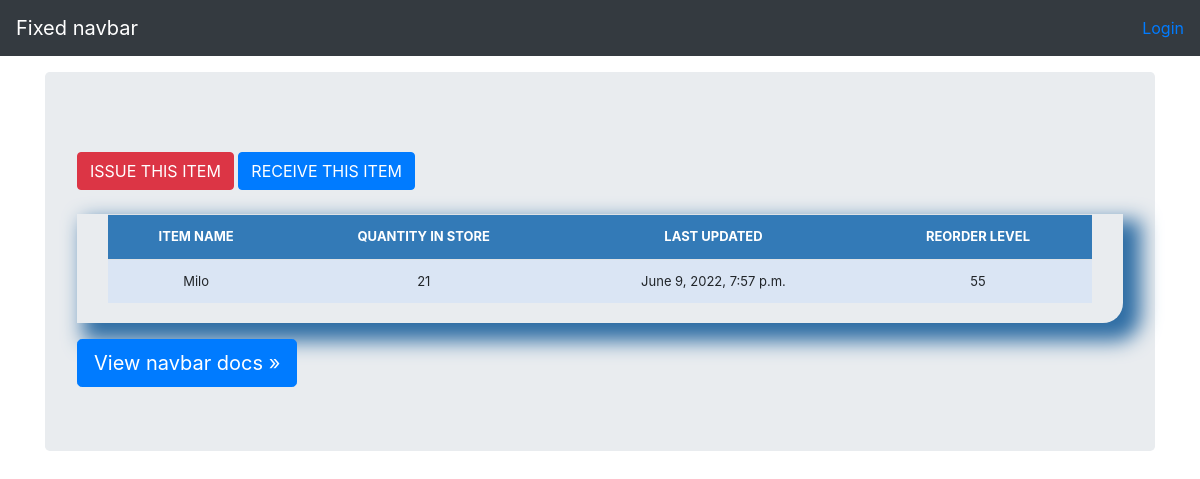
Page /stock_detail/11/ on the committed database.
### stockManagementSystem/models.py (models this page shows, shortened)
class Stock(models.Model):
    category = models.CharField(max_length=50, blank=True, null=True)
    item_name = models.CharField(max_length=50, blank=True, null=True)
    quantity = models.IntegerField(default='0', blank=True, null=True)
    receive_quantity = models.IntegerField(default='0', blank=True, null=True)
    receive_by = models.CharField(max_length=50, blank=True, null=True)
    issue_quantity = models.IntegerField(default='0', blank=True, null=True)
    issue_by = models.CharField(max_length=50, blank=True, null=True)
    issue_to = models.CharField(max_length=50, blank=True, null=True)
    phone_number = models.CharField(max_length=50, blank=True, null=True)
    created_by = models.CharField(max_length=50, blank=True, null=True)
    reorder_level = models.IntegerField(default='0', blank=True, null=True)
    last_updated = models.DateTimeField(auto_now_add=False, auto_now=True)
    timestamp = models.DateTimeField(auto_now_add=True, auto_now=False)
    date = models.DateTimeField(auto_now_add=False, auto_now=False)
    export_to_CSV = models.BooleanField(default=False)

### stockManagementSystem/views.py (the view)
# urls.py: path('stock_detail/<str:pk>/', views.stock_detail, name="stock_detail"),
def stock_detail(request, pk):
    queryset = Stock.objects.get(id=pk)
    context = {
        "queryset": queryset,
    }
    return render(request, "stock_detail.html", context)

### stockManagementSystem/templates/stock_detail.html (shortened to what this page needs)
{% load static %}
{% load crispy_forms_tags %}
<!doctype html>
<html lang="en">
  <head>
<link rel="stylesheet" href="{% static 'css/stylesheet.css'%}">
<link rel="stylesheet" href="{% static 'css/bootstrap.min.css'%}">
    <link href="navbar-top-fixed.css" rel="stylesheet">
	<link rel="stylesheet" href="{% static 'css/navbar-top-fixed.css'%}">
  </head>
  <body>
	{% include 'navbar.html' %}
<main role="main" class="container">
  <div class="jumbotron">
    <p class="lead">
        <div>
            <a href="{% url 'issue_items' queryset.id %}"><div class='btn btn-danger'>ISSUE THIS ITEM</div></a>
            <a href="{% url 'receive_items' queryset.id %}"><div class='btn btn-primary'>RECEIVE THIS ITEM</div></a>
                <br><br>
            <div class="display_table">
                <table class='table'>
                        <tr>
                            <th>ITEM NAME</th>
                            <th>QUANTITY IN STORE</th>
                            <th>LAST UPDATED</th>
                            <th>REORDER LEVEL</th>
                        </tr>
                        <tr>
                            <td>{{queryset.item_name}}</td>
                            <td>{{queryset.quantity}}</td>
                            <td>{{queryset.last_updated}}</td>
                            <td>{{queryset.reorder_level}}</td>
                        </tr>
                </table>
            </div>
		</div>
    </p>
    <a class="btn btn-lg btn-primary" href="/docs/4.4/components/navbar/" role="button">View navbar docs &raquo;</a>
  </div>
</main>
      </body>
</html>

### static/css/stylesheet.css (style rules this page uses)
body { background-color: #34eb6b; }

### static/css/navbar-top-fixed.css (style rules this page uses)
body { min-height: 75rem; padding-top: 4.5rem; }

### stockManagementSystem/templates/stock_detail.html (style rules this page uses)
.table { font-size: 13px; text-align: center; width: 95%; margin: auto; text-align: center; }
.table tr:nth-child(odd) { background: #B8CAE4 }
.table tr:nth-child(even) { background: #dae5f4 }
th { background-color: #337ab7; color: white; }
.display_table { border-bottom-right-radius: 20px; padding-left: 5px; padding-right: 5px; padding-bottom: 20px; box-shadow: 12px 12px 20px 6px #2e6da4; }

### rows in the picture
Stock: item_name "Milo", quantity "21", last_updated "June 9, 2022, 7:57 p.m.", reorder_level "55"
